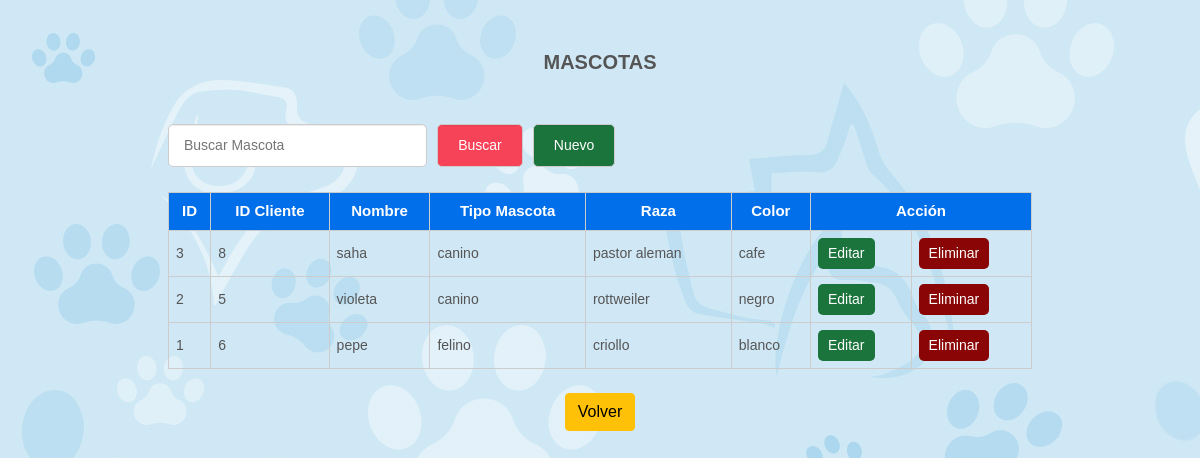
The page /indexd.php on the database its author committed.
### tables this page shows
CREATE TABLE `mascota` (
  `id_mascota` int(4) NOT NULL,
  `id_usuario` int(4) NOT NULL,
  `nombre_masco` varchar(200) NOT NULL,
  `tipo_mascota` varchar(200) NOT NULL,
  `raza` varchar(200) NOT NULL,
  `color` varchar(200) NOT NULL
);

### indexd.php (the view, shortened to what this page needs)
<?php
	include_once 'conexion.php';
	$sentencia_select=$conexion->prepare('SELECT *FROM mascota ORDER BY id_mascota DESC');
	$sentencia_select->execute();
	$resultado=$sentencia_select->fetchAll();
?>
<!DOCTYPE html>
<html lang="es">
<head>
	<link rel="stylesheet" href="css/estilos.css">
    <link href="https://cdn.jsdelivr.net/npm/bootstrap@5.0.0-beta3/dist/css/bootstrap.min.css" rel="stylesheet">
	<link rel="stylesheet" href="css/estilos.css">
</head>
<body>
	<div class="contenedor">
		<h1>MASCOTAS</h1>
		<center>
		<div class="barra__buscador">
			<form action="" class="formulario" method="post">
				<input type="text" name="buscar" placeholder="Buscar Mascota"
				value="<?php if(isset($buscar_text)) echo $buscar_text; ?>" class="input__text">
				<input type="submit" class="btn" name="btn_buscar" value="Buscar" style="background-color:#F74358;">
				<a href="insertm.php" class="btn btn__nuevo" style="background-color:#DAF7A6;">Nuevo</a>
			</form>
		</div>
		</center>
		<center>
		<table>
			<tr class="head">
				<td style="background-color:#026FEA;">ID</td>
				<td style="background-color:#026FEA;">ID Cliente</td>
				<td style="background-color:#026FEA;">Nombre</td>
				<td style="background-color:#026FEA;">Tipo Mascota</td>
				<td style="background-color:#026FEA;">Raza</td>
				<td style="background-color:#026FEA;">Color</td>
				<td colspan="2" style="background-color:#026FEA;">Acción</td>
			</tr>
			<?php foreach($resultado as $fila):?>
				<tr >
					<td><?php echo $fila['id_mascota']; ?></td>
					<td><?php echo $fila['id_usuario']; ?></td>
					<td><?php echo $fila['nombre_masco']; ?></td>
					<td><?php echo $fila['tipo_mascota']; ?></td>
					<td><?php echo $fila['raza']; ?></td>
					<td><?php echo $fila['color']; ?></td>
					<td><a href="updatem.php?id_mascota=<?php echo $fila['id_mascota']; ?>"  class="btn__update" >Editar</a></td>
					<td><a href="deletem.php?id_mascota=<?php echo $fila['id_mascota']; ?>" class="btn__delete">Eliminar</a></td>
				</tr>
			<?php endforeach ?>
		</table>
		</center>
		<center>
			<br><a class="btn btn-warning" href="principal.php" role="button">Volver</a><br><br>
		</center>
	</div>
</body>
</html>

### css/estilos.css (style rules this page uses)
* { padding: 0; margin: 0px; box-sizing: border-box; }
body { background-image: url(../image/fondo.jpg); font-family: 'Raleway',sans-serif; font-size: 16px; }
a { text-decoration: none; }
.contenedor { width: 80%; max-width: 1000px; margin: 30px auto; overflow: hidden; }
h1 { display: block; margin-top: 20px; margin-bottom: 20px; text-align: center; font-size: 20px; font-family: 'Raleway', sans-serif; font-weight: bold; color: #555; }
.barra__buscador { width: 100%; margin-top: 50px; margin-bottom: 10px; }
.formulario { display: flex; width: 90%; overflow: hidden; }
form .input__text { width: 90%; border: 1px solid #ccc; border-radius: 5px; box-shadow: 0 1px 1px rgba(0, 0, 0, 0.075) inset; color: #848688; display: block; font-size: 14px; margin-bottom: 15px; padding: 10px 15px; max-width: 30%; margin-right: 10px; outline: medium none; }
form .btn { border: 1px solid #ccc; border-radius: 5px; box-shadow: 0 1px 1px rgba(0, 0, 0, 0.075) inset; color: #fff; display: block; font-size: 14px; background: rgb(3, 113, 163); margin-bottom: 15px; padding: 10px 20px; margin-right: 10px; outline: medium none; cursor: pointer; text-align: left; }
.btn__nuevo { float: right; background: #1b743c !important; }
table { width: 90%; border-collapse: collapse; }
table .head { background: rgb(3, 113, 163); }
table .head td { color: #fff; font-family: 'Raleway',sans-serif; font-weight: bold; font-size: 15px; text-align: center; }
table tr td { border:1px solid #ccc; padding: 7px; font-size: 14px; color: #555; }
.btn__update { display: inline-block; font-size: 14px; background: #1b743c; color: #fff; border-radius: 5px; padding: 5px 10px; }
.btn__delete { display: inline-block; font-size: 14px; background: #8a0505; color: #fff; border-radius: 5px; padding: 5px 10px; }

### rows shown on the page
mascota: id_mascota "3", id_usuario "8", nombre_masco "saha", tipo_mascota "canino", raza "pastor aleman", color "cafe"
mascota: id_mascota "2", id_usuario "5", nombre_masco "violeta", tipo_mascota "canino", raza "rottweiler", color "negro"
mascota: id_mascota "1", id_usuario "6", nombre_masco "pepe", tipo_mascota "felino", raza "criollo", color "blanco"
